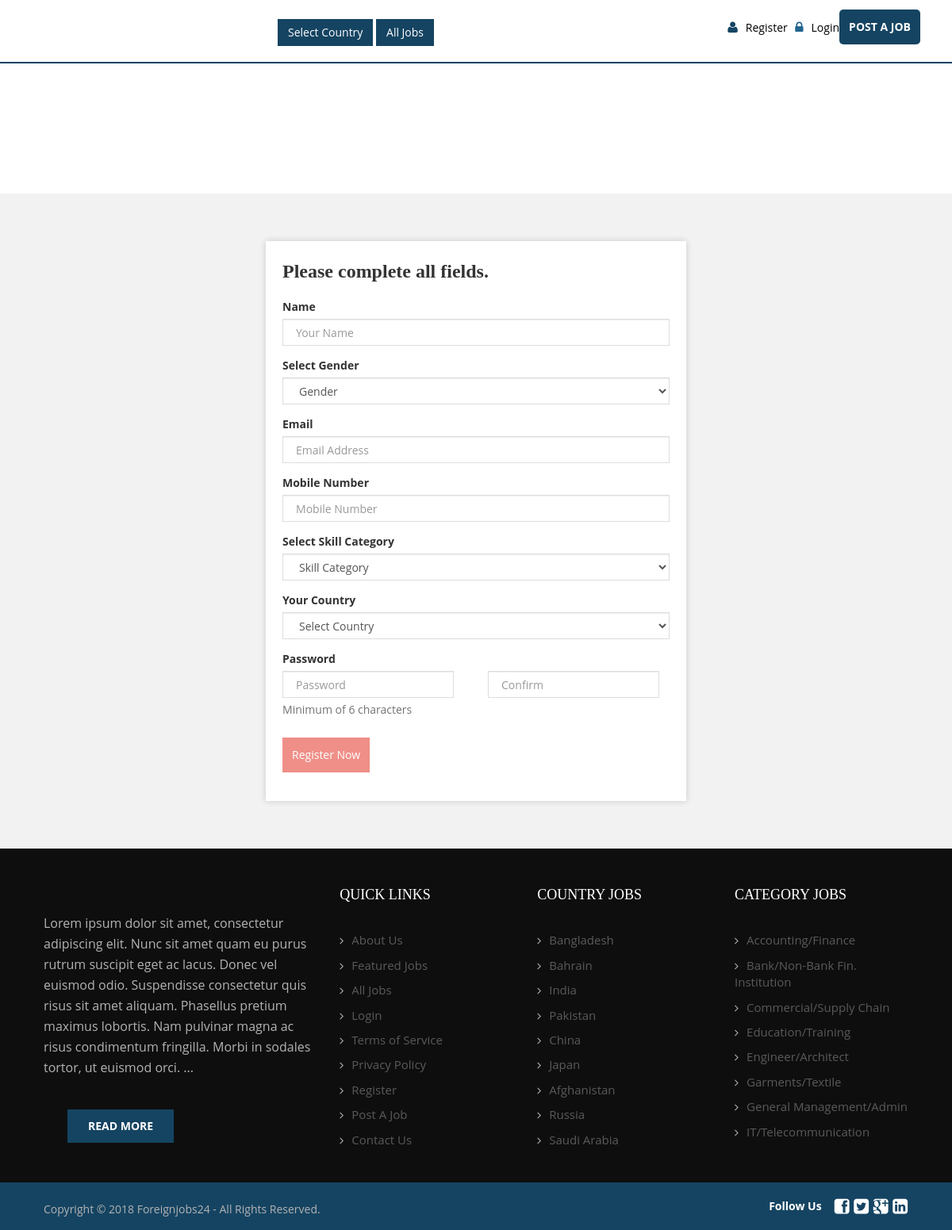
/register.php, run on the app's committed database.
### tables this page shows
CREATE TABLE `content_manage` (
  `id` int(10) NOT NULL,
  `title` varchar(100) NOT NULL,
  `con_desc` longtext NOT NULL,
  `date` date NOT NULL
);

CREATE TABLE `all_country` (
  `id` int(11) NOT NULL,
  `country_name` varchar(100) NOT NULL DEFAULT '',
  `map_code` longtext NOT NULL
);

CREATE TABLE `job_categories` (
  `id` int(11) NOT NULL,
  `cate_name` varchar(100) NOT NULL
);

### register.php (the view, shortened to what this page needs)
<?php
include("fj-admin/config/confg.php");
?>
<!DOCTYPE html>
<html lang="en">
<head>
<?php include 'head.php';?>
</head>
<body>
<?php include 'header-menu.php';?>
<div class="inner-heading">
  <div class="container">
    <h3>Register</h3>
  </div>
</div>
<div class="inner-content loginWrp">
  <div class="container">
    <div class="row">
      <div class="col-md-3 col-sm-2"></div>
      <div class="col-md-6 col-sm-8">
        <div class="login">
          <div class="contctxt">Please complete all fields.</div>
          <div class="tab-content">
    <div id="job-seeker" class="tab-pane fade in active">
      <div class="formint conForm">
<form method="post" role="form" action="register_ac.php"  data-toggle="validator">
        <div class="form-group">
          <label for="inputName" class="control-label">Name</label>
          <input name="full_name" type="text" class="form-control" id="inputName" placeholder="Your Name"  data-error="Your name is empty" required>
        </div>
        <div class="form-group">
          <label for="inputGender" class="control-label">Select Gender</label>
          <select name="gender" class="form-control" required="" id="inputGender" data-error="Select your gender">
                  <option value="">Gender</option>
                </select>
        </div>
        <div class="form-group">
          <label for="inputEmail" class="control-label">Email</label>
          <input name="email" type="email" class="form-control" id="inputEmail" placeholder="Email Address" data-error="That email address is invalid" required>
        </div>
        <div class="form-group">
          <label for="inputPhone" class="control-label">Mobile Number</label>
          <input name="phone" type="number" data-minlength="11" class="form-control" id="inputPhone" placeholder="Mobile Number" data-error="Mobile number is empty" required>
        </div>
            <div class="form-group">
          <label for="inputSkill" class="control-label">Select Skill Category</label>
			<select name="skill_category" class="form-control" required="" id="inputSkill" data-error="Select your skill category">
			<option value="">Skill Category</option>
			</select>
        </div>
   		<div class="form-group">
          <label for="inputCountry" class="control-label">Your Country</label>
			<select name="country" class="form-control" required="" id="country" data-error="Select your Country">
			<option value="">Select Country</option>
			</select>
        </div>
        <div class="form-group">
          <label for="inputPassword" class="control-label">Password</label>
          <div class="form-inline row">
            <div class="form-group col-sm-6">
              <input name="password" type="password" data-minlength="6" class="form-control" id="inputPassword" placeholder="Password" required>
              <div class="help-block">Minimum of 6 characters</div>
            </div>
            <div class="form-group col-sm-6">
              <input type="password" class="form-control" id="inputPasswordConfirm" data-match="#inputPassword" data-match-error="Whoops, these don't match" placeholder="Confirm" required>
            </div>
          </div>
        </div>
        <div class="form-group">
         <input name="register" class="btn btn-primary" value="Register Now" type="submit">
        </div>
      </form>
          </div>
    </div>
  </div>
        </div>
      </div>
      <div class="col-md-3 col-sm-2"></div>
    </div>
</div>
</div>
<?php include 'footer.php';?>
</body>
</html>

### footer.php (shortened to what this page needs)
<?php
	$content_manage245 = mysqli_query($con,"SELECT * FROM content_manage WHERE id = '3'");
	$content_manage = mysqli_fetch_array($content_manage245);
	$con_desc = $content_manage['con_desc'];
?>
<div class="footer-wrap">
  <div class="container">
    <div class="row">
      <div class="col-md-4 col-sm-12">
        <div class="footer-logo"><img width="200" src="<?php echo $base_url; ?>image/logo.png" alt=""></div>
        <p>
		<?php echo $con_desc; ?>
		</p>
        <div class="read-btn"><a href="<?php echo $base_url; ?>about_us.php">Read More</a></div>
      </div>
      <div class="col-md-8 col-sm-12">
        <div class="row">
          <div class="col-md-4 col-sm-4">
            <h3>Quick  LInks</h3>
            <ul class="footer-links">
              <li><a href="<?php echo $base_url; ?>about_us.php">About Us</a></li>
              <li><a href="<?php echo $base_url; ?>all_featured_jobs.php">Featured Jobs</a></li>
              <li><a href="<?php echo $base_url; ?>all_jobs.php">All Jobs</a></li>
              <li><a href="<?php echo $base_url; ?>login.php">Login</a></li>
              <li><a href="<?php echo $base_url; ?>terms_of_service.php">Terms of Service</a></li>
              <li><a href="<?php echo $base_url; ?>privacy_policy.php">Privacy Policy</a></li>
              <li><a href="<?php echo $base_url; ?>register.php">Register</a></li>
              <li><a href="<?php echo $base_url; ?>post_a_job.php">Post A Job</a></li>
              <li><a href="<?php echo $base_url; ?>contact.php">Contact Us</a></li>
            </ul>
          </div>
          <div class="col-md-4 col-sm-4">
            <h3>Country Jobs</h3>
            <ul class="footer-links">
<?php
$job_cat = mysqli_query($con,"SELECT * FROM all_country order by id asc limit 0,9");
while ($job_cat_view = mysqli_fetch_assoc($job_cat)) {
?>
<li><a href="country.php?c=<?php echo $job_cat_view["country_name"]; ?>"><?php echo $job_cat_view["country_name"]; ?></a></li>
 <?php } ?>
            </ul>
          </div>
          <div class="col-md-4 col-sm-4">
            <h3>Category Jobs </h3>
            <ul class="footer-links">
			<?php
				$q1 = mysqli_query($con, "SELECT * FROM job_categories order by id asc limit 0,8");
				while($job_categories = mysqli_fetch_array($q1)){
					$cate_name = $job_categories["cate_name"];
			?>
              <li><a href="<?php echo $base_url; ?>catgeory.php?cate_name=<?php echo $cate_name; ?>"><?php echo $cate_name; ?> </a></li>
			<?php } ?>
            </ul>
          </div>
        </div>
      </div>
    </div>
  </div>
</div>
<div class="footer">
  <div class="container">
    <div class="row">
      <div class="col-md-6 col-sm-6">
        <div class="copyright">Copyright © 2018 Foreignjobs24 - All Rights Reserved.</div>
      </div>
      <div class="col-md-6 col-sm-6">
        <div class="social">
          <div class="followWrp"> <span>Follow Us</span>
		  <?php
									$social_manage_r = mysqli_query($con,"SELECT * FROM social_manage where id = '1'");
									$social_manage = mysqli_fetch_array($social_manage_r);
										$facebook = $social_manage['facebook'];
										$twitter = $social_manage['twitter'];
										$google_plus = $social_manage['google_plus'];
										$linkedin = $social_manage['linkedin'];
								?>
            <div class="social-wrap">
              <li><a href="https://<?php echo $facebook; ?>" target="_blank"><i class="fa fa-facebook-square" aria-hidden="true"></i></a></li>
              <li><a href="https://<?php echo $twitter; ?>" target="_blank"><i class="fa fa-twitter-square" aria-hidden="true"></i></a></li>
              <li><a href="https://<?php echo $google_plus; ?>" target="_blank"><i class="fa fa-google-plus-square" aria-hidden="true"></i></a></li>
              <li><a href="https://<?php echo $linkedin; ?>" target="_blank"><i class="fa fa-linkedin-square" aria-hidden="true"></i></a></li>
            </div>
          </div>
        </div>
      </div>
    </div>
  </div>
</div>

### data on the page
content_manage: con_desc "Lorem ipsum dolor sit amet, consectetur adipiscing elit. Nunc sit amet quam eu purus rutrum suscipit eget ac lacus. Donec vel euismod odio. Suspendisse consectetur quis risus sit amet aliquam. Phasellus pretium maximus lobortis. Nam pulvinar magna ac risus condimentum fringilla. Morbi in sodales tortor, ut euismod orci. ..."
all_country: country_name "Bangladesh"
all_country: country_name "Bahrain"
all_country: country_name "India"
all_country: country_name "Pakistan"
all_country: country_name "China"
all_country: country_name "Japan"
all_country: country_name "Afghanistan"
all_country: country_name "Russia"
all_country: country_name "Saudi Arabia"
job_categories: cate_name "Accounting/Finance"
job_categories: cate_name "Bank/Non-Bank Fin. Institution"
job_categories: cate_name "Commercial/Supply Chain"
job_categories: cate_name "Education/Training"
job_categories: cate_name "Engineer/Architect"
job_categories: cate_name "Garments/Textile"
job_categories: cate_name "General Management/Admin"
job_categories: cate_name "IT/Telecommunication"
